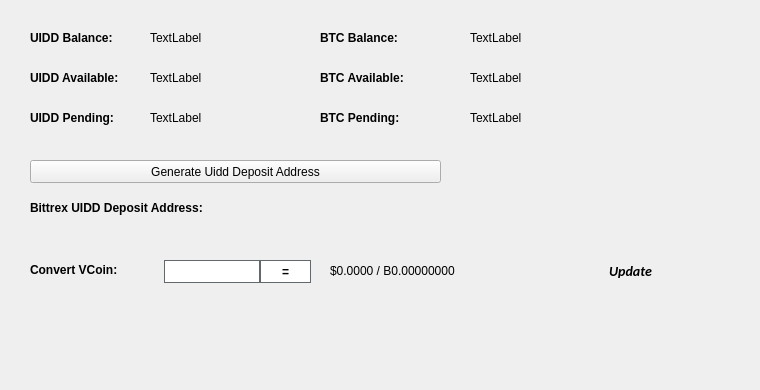
   <widget class="QWidget" name="BalanceTab">
    <attribute name="title">
     <string>Balance</string>
    </attribute>
    <widget class="QLabel" name="BitcoinBalanceLabel">
     <property name="geometry">
      <rect>
       <x>470</x>
       <y>30</y>
       <width>150</width>
       <height>16</height>
      </rect>
     </property>
     <property name="text">
      <string>TextLabel</string>
     </property>
    </widget>
    <widget class="QLabel" name="UIDDBalanceLabel">
     <property name="geometry">
      <rect>
       <x>150</x>
       <y>30</y>
       <width>150</width>
       <height>16</height>
      </rect>
     </property>
     <property name="text">
      <string>TextLabel</string>
     </property>
    </widget>
    <widget class="QLabel" name="label_11">
     <property name="geometry">
      <rect>
       <x>30</x>
       <y>30</y>
       <width>101</width>
       <height>16</height>
      </rect>
     </property>
     <property name="font">
      <font>
       <weight>75</weight>
       <bold>true</bold>
      </font>
     </property>
     <property name="text">
      <string>UIDD Balance:</string>
     </property>
    </widget>
    <widget class="QLabel" name="label_12">
     <property name="geometry">
      <rect>
       <x>320</x>
       <y>30</y>
       <width>101</width>
       <height>16</height>
      </rect>
     </property>
     <property name="font">
      <font>
       <weight>75</weight>
       <bold>true</bold>
      </font>
     </property>
     <property name="text">
      <string>BTC Balance:</string>
     </property>
    </widget>
    <widget class="QLabel" name="UIDDAvailableLabel_2">
     <property name="geometry">
      <rect>
       <x>150</x>
       <y>70</y>
       <width>150</width>
       <height>16</height>
      </rect>
     </property>
     <property name="text">
      <string>TextLabel</string>
     </property>
    </widget>
    <widget class="QLabel" name="label_13">
     <property name="geometry">
      <rect>
       <x>30</x>
       <y>70</y>
       <width>111</width>
       <height>16</height>
      </rect>
     </property>
     <property name="font">
      <font>
       <weight>75</weight>
       <bold>true</bold>
      </font>
     </property>
     <property name="text">
      <string>UIDD Available:</string>
     </property>
    </widget>
    <widget class="QLabel" name="label_14">
     <property name="geometry">
      <rect>
       <x>30</x>
       <y>110</y>
       <width>101</width>
       <height>16</height>
      </rect>
     </property>
     <property name="font">
      <font>
       <weight>75</weight>
       <bold>true</bold>
      </font>
     </property>
     <property name="text">
      <string>UIDD Pending:</string>
     </property>
    </widget>
    <widget class="QLabel" name="UIDDPendingLabel">
     <property name="geometry">
      <rect>
       <x>150</x>
       <y>110</y>
       <width>150</width>
       <height>16</height>
      </rect>
     </property>
     <property name="text">
      <string>TextLabel</string>
     </property>
    </widget>
    <widget class="QLabel" name="label_15">
     <property name="geometry">
      <rect>
       <x>320</x>
       <y>70</y>
       <width>111</width>
       <height>16</height>
      </rect>
     </property>
     <property name="font">
      <font>
       <weight>75</weight>
       <bold>true</bold>
      </font>
     </property>
     <property name="text">
      <string>BTC Available:</string>
     </property>
    </widget>
    <widget class="QLabel" name="BitcoinAvailableLabel">
     <property name="geometry">
      <rect>
       <x>470</x>
       <y>70</y>
       <width>150</width>
       <height>16</height>
      </rect>
     </property>
     <property name="text">
      <string>TextLabel</string>
     </property>
    </widget>
    <widget class="QLabel" name="label_31">
     <property name="geometry">
      <rect>
       <x>320</x>
       <y>110</y>
       <width>111</width>
       <height>16</height>
      </rect>
     </property>
     <property name="font">
      <font>
       <weight>75</weight>
       <bold>true</bold>
      </font>
     </property>
     <property name="text">
      <string>BTC Pending:</string>
     </property>
    </widget>
    <widget class="QLabel" name="BitcoinPendingLabel">
     <property name="geometry">
      <rect>
       <x>470</x>
       <y>110</y>
       <width>150</width>
       <height>16</height>
      </rect>
     </property>
     <property name="text">
      <string>TextLabel</string>
     </property>
    </widget>
    <widget class="QLabel" name="label_33">
     <property name="geometry">
      <rect>
       <x>30</x>
       <y>200</y>
       <width>221</width>
       <height>16</height>
      </rect>
     </property>
     <property name="font">
      <font>
       <weight>75</weight>
       <bold>true</bold>
      </font>
     </property>
     <property name="text">
      <string>Bittrex UIDD Deposit Address:</string>
     </property>
    </widget>
    <widget class="QPushButton" name="GenDepositBTN">
     <property name="geometry">
      <rect>
       <x>30</x>
       <y>160</y>
       <width>411</width>
       <height>23</height>
      </rect>
     </property>
     <property name="text">
      <string>Generate Uidd Deposit Address</string>
     </property>
     <property name="icon">
      <iconset resource="../uidd.qrc">
       <normaloff>:/icons/bitcoin</normaloff>:/icons/bitcoin</iconset>
     </property>
    </widget>
    <widget class="QLabel" name="DepositAddressLabel">
     <property name="geometry">
      <rect>
       <x>200</x>
       <y>200</y>
       <width>261</width>
       <height>16</height>
      </rect>
     </property>
     <property name="palette">
      <palette>
       <active>
        <colorrole role="WindowText">
         <brush brushstyle="SolidPattern">
          <color alpha="255">
           <red>0</red>
           <green>0</green>
           <blue>0</blue>
          </color>
         </brush>
        </colorrole>
        <colorrole role="Text">
         <brush brushstyle="SolidPattern">
          <color alpha="255">
           <red>0</red>
           <green>0</green>
           <blue>255</blue>
          </color>
         </brush>
        </colorrole>
       </active>
       <inactive>
        <colorrole role="WindowText">
         <brush brushstyle="SolidPattern">
          <color alpha="255">
           <red>0</red>
           <green>0</green>
           <blue>0</blue>
          </color>
         </brush>
        </colorrole>
        <colorrole role="Text">
         <brush brushstyle="SolidPattern">
          <color alpha="255">
           <red>0</red>
           <green>0</green>
           <blue>255</blue>
          </color>
         </brush>
        </colorrole>
       </inactive>
       <disabled>
        <colorrole role="WindowText">
         <brush brushstyle="SolidPattern">
          <color alpha="255">
           <red>120</red>
           <green>120</green>
           <blue>120</blue>
          </color>
         </brush>
        </colorrole>
        <colorrole role="Text">
         <brush brushstyle="SolidPattern">
          <color alpha="255">
           <red>120</red>
           <green>120</green>
           <blue>120</blue>
          </color>
         </brush>
        </colorrole>
       </disabled>
      </palette>
     </property>
     <property name="font">
      <font>
       <weight>75</weight>
       <bold>true</bold>
      </font>
     </property>
     <property name="text">
      <string/>
     </property>
     <property name="alignment">
      <set>Qt::AlignRight|Qt::AlignTrailing|Qt::AlignVCenter</set>
     </property>
     <property name="textInteractionFlags">
      <set>Qt::LinksAccessibleByMouse|Qt::TextSelectableByKeyboard|Qt::TextSelectableByMouse</set>
     </property>
    </widget>
    <widget class="QLabel" name="label_8">
     <property name="geometry">
      <rect>
       <x>460</x>
       <y>300</y>
       <width>281</width>
       <height>81</height>
      </rect>
     </property>
     <property name="text">
      <string/>
     </property>
     <property name="pixmap">
      <pixmap>:/images/bittrex</pixmap>
     </property>
    </widget>
    <widget class="QWidget" name="widgetConversion" native="true">
     <property name="geometry">
      <rect>
       <x>0</x>
       <y>250</y>
       <width>751</width>
       <height>43</height>
      </rect>
     </property>
     <property name="minimumSize">
      <size>
       <width>0</width>
       <height>43</height>
      </size>
     </property>
     <property name="styleSheet">
      <string notr="true"/>
     </property>
     <widget class="QPushButton" name="btnUpdateMarketData">
      <property name="geometry">
       <rect>
        <x>575</x>
        <y>0</y>
        <width>111</width>
        <height>41</height>
       </rect>
      </property>
      <property name="sizePolicy">
       <sizepolicy hsizetype="Expanding" vsizetype="Expanding">
        <horstretch>0</horstretch>
        <verstretch>0</verstretch>
       </sizepolicy>
      </property>
      <property name="font">
       <font>
        <family>calibri</family>
        <pointsize>-1</pointsize>
        <weight>75</weight>
        <italic>true</italic>
        <bold>true</bold>
       </font>
      </property>
      <property name="styleSheet">
       <string notr="true">margin:0px;text-align:center;padding:2px;border-radius:3px;font-style:italic;width:100px;font-size:14px;font-family:calibri;font-weight:600;</string>
      </property>
      <property name="text">
       <string>Update</string>
      </property>
      <property name="iconSize">
       <size>
        <width>150</width>
        <height>35</height>
       </size>
      </property>
      <property name="autoDefault">
       <bool>true</bool>
      </property>
      <property name="default">
       <bool>true</bool>
      </property>
     </widget>
     <widget class="QLabel" name="lblConvertVCoin">
      <property name="geometry">
       <rect>
        <x>30</x>
        <y>10</y>
        <width>131</width>
        <height>20</height>
       </rect>
      </property>
      <property name="styleSheet">
       <string notr="true"/>
      </property>
      <property name="text">
       <string>&lt;html&gt;&lt;head/&gt;&lt;body&gt;&lt;p&gt;&lt;span style=&quot; font-weight:600;&quot;&gt;Convert VCoin:&lt;/span&gt;&lt;/p&gt;&lt;/body&gt;&lt;/html&gt;</string>
      </property>
     </widget>
     <widget class="QLineEdit" name="txtConvertVCoinQty">
      <property name="geometry">
       <rect>
        <x>160</x>
        <y>10</y>
        <width>100</width>
        <height>23</height>
       </rect>
      </property>
      <property name="minimumSize">
       <size>
        <width>100</width>
        <height>23</height>
       </size>
      </property>
      <property name="maximumSize">
       <size>
        <width>100</width>
        <height>16777215</height>
       </size>
      </property>
      <property name="styleSheet">
       <string notr="true">border: 1px solid #61696c;margin-left:4px;</string>
      </property>
     </widget>
     <widget class="QPushButton" name="btnConvertUidd">
      <property name="geometry">
       <rect>
        <x>260</x>
        <y>10</y>
        <width>51</width>
        <height>23</height>
       </rect>
      </property>
      <property name="minimumSize">
       <size>
        <width>0</width>
        <height>23</height>
       </size>
      </property>
      <property name="styleSheet">
       <string notr="true">border:1px solid #61696c;background:white;font-weight:600;</string>
      </property>
      <property name="text">
       <string>=</string>
      </property>
     </widget>
     <widget class="QLabel" name="lblConvertVCoinResults">
      <property name="geometry">
       <rect>
        <x>330</x>
        <y>0</y>
        <width>201</width>
        <height>41</height>
       </rect>
      </property>
      <property name="styleSheet">
       <string notr="true"/>
      </property>
      <property name="text">
       <string>$0.0000 / B0.00000000</string>
      </property>
     </widget>
     <widget class="QLabel" name="iconOverviewUpdateWait">
      <property name="geometry">
       <rect>
        <x>670</x>
        <y>10</y>
        <width>24</width>
        <height>24</height>
       </rect>
      </property>
      <property name="text">
       <string/>
      </property>
      <property name="pixmap">
       <pixmap resource="../uidd.qrc">:/icons/transaction_1</pixmap>
      </property>
      <property name="scaledContents">
       <bool>true</bool>
      </property>
      <property name="alignment">
       <set>Qt::AlignCenter</set>
      </property>
     </widget>
    </widget>
   </widget>
